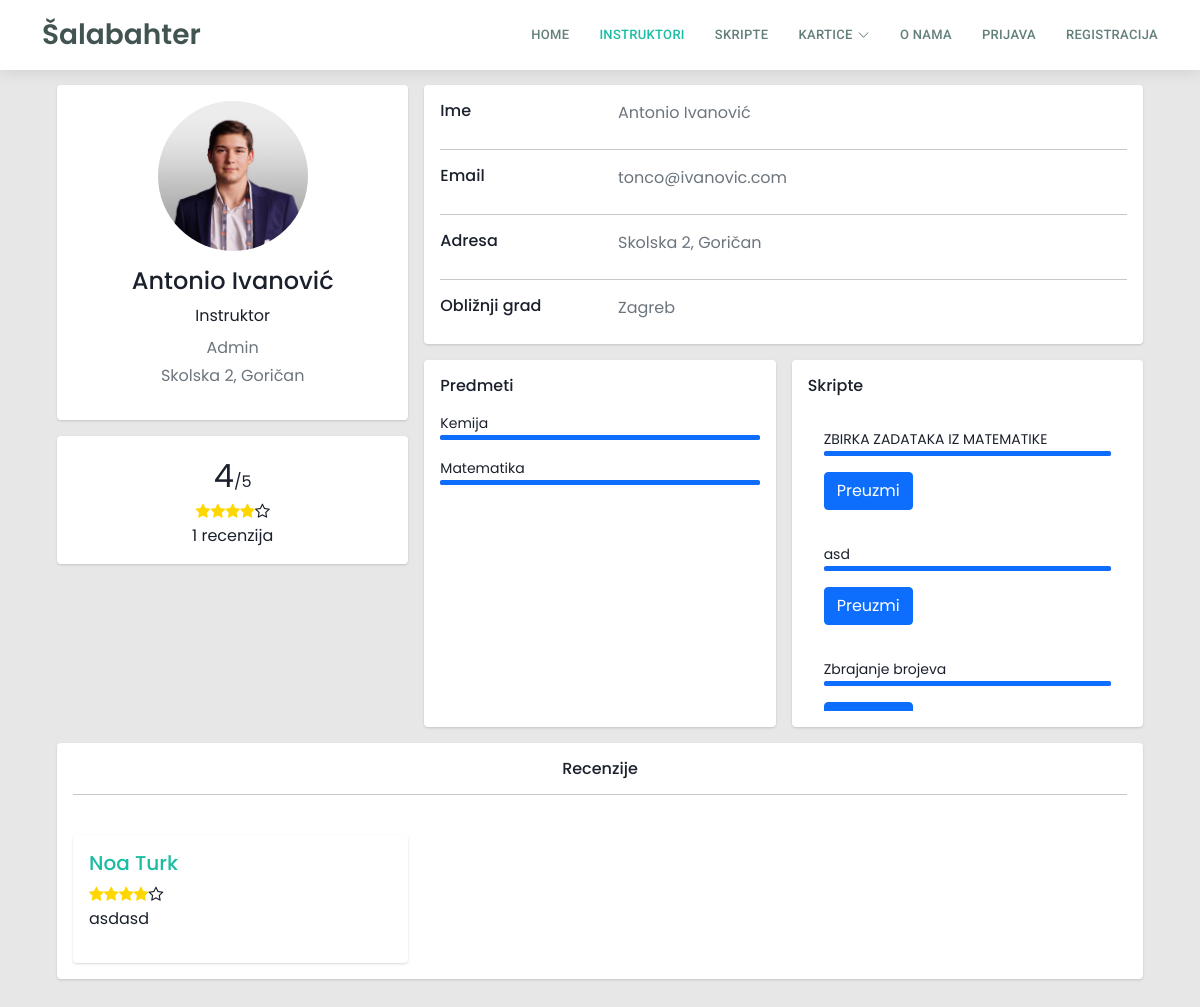
The page /profil?korisnik=13 on the database its author committed.
### tables this page shows
CREATE TABLE `korisnik` (
  `korisnik_id` int(11) NOT NULL,
  `ime` varchar(50) DEFAULT NULL,
  `prezime` varchar(50) DEFAULT NULL,
  `email` varchar(100) DEFAULT NULL,
  `lozinka` varchar(255) DEFAULT NULL,
  `adresa` varchar(255) DEFAULT NULL,
  `prebivaliste` varchar(255) NOT NULL,
  `mjesto` int(5) DEFAULT NULL,
  `slika_korisnika` varchar(255) DEFAULT NULL,
  `status_korisnika` int(20) DEFAULT NULL,
  `isAdmin` tinyint(1) NOT NULL
);

CREATE TABLE `statuskorisnika` (
  `status_id` int(11) NOT NULL,
  `status_naziv` varchar(50) DEFAULT NULL
);

CREATE TABLE `gradovi` (
  `grad_id` int(11) NOT NULL,
  `naziv_grada` varchar(255) DEFAULT NULL,
  `zupanija_id` int(11) DEFAULT NULL,
  `postanski_broj` int(11) NOT NULL
);

CREATE TABLE `predmeti` (
  `predmet_id` int(11) NOT NULL,
  `naziv_predmeta` varchar(255) DEFAULT NULL,
  `predmet_boja` varchar(255) NOT NULL
);

CREATE TABLE `skripte` (
  `skripta_id` int(11) NOT NULL,
  `predmet_id` int(11) NOT NULL,
  `naziv_skripte` varchar(255) NOT NULL,
  `opis_skripte` longtext NOT NULL,
  `broj_pregleda` int(11) NOT NULL,
  `datum_kreiranja` date NOT NULL,
  `skripta_putanja` varchar(255) NOT NULL,
  `korisnik_id` int(11) NOT NULL
);

CREATE TABLE `recenzije` (
  `recenzija_id` int(11) NOT NULL,
  `ocjena` int(1) NOT NULL,
  `komentar` varchar(255) NOT NULL,
  `odKorisnika` int(11) NOT NULL,
  `zaKorisnika` int(11) NOT NULL
);

### profil/index.php (the view, shortened to what this page needs)
<?php
$con = require "../ukljucivanje/connection/spajanje.php";
$korisnikID = $_GET['korisnik'];
$sqlOdabraniKorisnik = "SELECT korisnik.korisnik_id,  ime,prezime,email,adresa,prebivaliste,naziv_grada, grad_id, status_naziv FROM korisnik, statuskorisnika, gradovi WHERE korisnik.korisnik_id={$korisnikID} AND  korisnik.status_korisnika=statuskorisnika.status_id AND korisnik.mjesto=gradovi.grad_id";
$rezultatOdabraniKorisnik = $con->query($sqlOdabraniKorisnik);
$korisnik = $rezultatOdabraniKorisnik->fetch_assoc();
$sqlProvjeraInstruktora = "SELECT * FROM instruktori WHERE korisnik_id =  {$korisnikID}";
$rezultatInstruktor = $con->query($sqlProvjeraInstruktora);
$instruktor = $rezultatInstruktor->fetch_assoc();
if ($rezultatInstruktor->num_rows > 0) {
  $korisnikJeInstruktor = true;
} else {
  $korisnikJeInstruktor = false;
}
if ($korisnikJeInstruktor) {
  $sqlInstruktoroviPredmeti = "SELECT naziv_predmeta FROM instruktorovipredmeti,predmeti WHERE instruktorovipredmeti.predmet_id=predmeti.predmet_id AND instruktorovipredmeti.instruktor_id = {$instruktor['instruktor_id']}";
  $rezultatInstruktoroviPredmeti = $con->query($sqlInstruktoroviPredmeti);
  $sqlSkripteKorisnika = "SELECT * FROM skripte WHERE korisnik_id = {$korisnikID}";
  $resultSkripteKorisnika = $con->query($sqlSkripteKorisnika);
  if ($resultSkripteKorisnika->num_rows > 0) {
    $korisnikImaSkripte = true;
  } else {
    $korisnikImaSkripte = false;
  }
}
$sqlDohvatiRecenzije = "SELECT * FROM recenzije WHERE zaKorisnika = {$korisnikID}";
$rezultatRecenzije = $con->query($sqlDohvatiRecenzije);
if ($rezultatRecenzije->num_rows > 0) {
  $imaRecenzije = true;
} else {
  $imaRecenzije = false;
}
?>
<!DOCTYPE html>
<html lang="en">
<head>
  <?php include '../assets/css/stiliranjeSporedno.php'; ?>
  <link rel="stylesheet" href="https://cdnjs.cloudflare.com/ajax/libs/font-awesome/4.7.0/css/font-awesome.min.css">
  <link href="../assets/css/recenzije.css" rel="stylesheet">
  <link href="../assets/css/nadzornaploca.css" rel="stylesheet">
</head>
<body>
  <?php include '../ukljucivanje/header.php'; ?>
  <div class="container" >
    <div class="main-body ">
      <div class="row gutters-sm">
        <div class="col-md-4 mb-3 ">
          <div class="card">
            <div class="card-body">
              <div class="d-flex flex-column align-items-center text-center">
                <?php
                $sqlDohvatiProfilnuSliku = "SELECT slika_korisnika FROM korisnik WHERE korisnik_id = {$korisnikID}";
                $rezultatProfilnaSlika = $con->query($sqlDohvatiProfilnuSliku);
                $profilnaSlika = $rezultatProfilnaSlika->fetch_assoc();
                if ($profilnaSlika['slika_korisnika'] != null) {
                  $profilnaSlika['slika_korisnika'] = "../nadzornaploca/" . $profilnaSlika['slika_korisnika'];
                  echo "<div  style='width: 150px; height: 150px; overflow: hidden; border-radius: 50%; display: flex; align-items: center; justify-content: center;'>
    <img src='{$profilnaSlika['slika_korisnika']}' alt='Profilna slika' style='width: 100%; height: 100%; object-fit: cover;' />
  </div>";
                } else {
                  echo '<img id="profile-pic" src="https://bootdey.com/img/Content/avatar/avatar7.png" alt="Admin" class="rounded-circle" width="150">';
                }
                ?>
                <div class="mt-3">
                  <h4> <?php echo $korisnik["ime"] . " " . $korisnik["prezime"] ?> </h4>
                  <?php if ($korisnikJeInstruktor) :
                  ?>
                    <label class="text">Instruktor</label>
                  <?php endif; ?>
                  <p class="text-secondary mb-1">
                    <?php echo $korisnik['status_naziv']; ?>
                  </p>
                  <p class="text-muted font-size-sm"><?php echo $korisnik["adresa"] . ",  ";
                                                      echo $korisnik['prebivaliste']; ?>
                  </p>
                </div>
              </div>
            </div>
          </div>
          <div class="card mt-3">
            <div class="card-body ">
              <div class="row">
                <div class="col-12 ">
                  <div class="content text-center">
                    <div class="ratings">
                      <?php if ($imaRecenzije) : ?>
                        <?php
                        $sqlDohvatiOcjene = "SELECT ROUND(AVG(ocjena),1) as prosjek, COUNT(ocjena) as brojOcjena FROM recenzije WHERE zaKorisnika = {$korisnikID} ";
                        $rezultatOcjene = $con->query($sqlDohvatiOcjene);
                        $ocjene = $rezultatOcjene->fetch_assoc();
                        $ocjene = floatval($ocjene['prosjek']);
                        $sqlBrojRecenzija = "SELECT COUNT(ocjena) as brojOcjena FROM recenzije WHERE zaKorisnika = {$korisnikID} ";
                        $rezultatBrojRecenzija = $con->query($sqlBrojRecenzija);
                        $brojRecenzija = $rezultatBrojRecenzija->fetch_assoc();
                        $brojRecenzija = $brojRecenzija['brojOcjena'];
                        ?>
                        <span style="font-size: 2em;"><?php echo $ocjene; ?></span><span>/5 <br></span>
                        <?php
                        for ($i = 1; $i <= 5; $i++) {
                          if ($i <= $ocjene) {
                            echo '<i class="fa fa-star" style="color:gold;"></i>';
                          } else {
                            echo '<i class="fa fa-star-o"></i>';
                          }
                        }
                        ?>
                        <div class="rating-text">
                          <span><?php echo $brojRecenzija ?> recenzija</span>
                          <br>
                        </div>
                      <?php endif; ?>
                    </div>
                  </div>
                </div>
              </div>
            </div>
          </div>
        </div>
        <div class="col-md-8">
          <div class="card mb-3">
            <div class="card-body">
              <div class="row">
                <div class="col-sm-3">
                  <h6 class="mb-0">Ime</h6>
                </div>
                <div class="col-sm-5 text-secondary">
                  <label type="text"><?php echo $korisnik["ime"] . " " . $korisnik["prezime"]
                                      ?></label>
                </div>
              </div>
              <hr>
              <div class="row">
                <div class="col-sm-3">
                  <h6 class="mb-0">Email</h6>
                </div>
                <div class="col-sm-9 text-secondary">
                  <label type="text"><?php echo $korisnik["email"]
                                      ?></label>
                </div>
              </div>
              <hr>
              <div class="row">
                <div class="col-sm-3">
                  <h6 class="mb-0">Adresa</h6>
                </div>
                <div class="col-sm-7 text-secondary">
                  <label type="text"><?php echo $korisnik["adresa"] . ", " .  $korisnik["prebivaliste"]
                                      ?></label>
                </div>
              </div>
              <hr>
              <div class="row">
                <div class="col-sm-3">
                  <h6 class="mb-0">Obližnji grad</h6>
                </div>
                <div class="col-sm-9 text-secondary">
                  <label type="text"><?php echo $korisnik["naziv_grada"];
                                      ?></label>
                </div>
              </div>
            </div>
          </div>
          <?php if ($korisnikJeInstruktor) : ?>
            <div class="row gutters-sm">
              <div class="col-sm-6 mb-3">
                <div class="card h-100">
                  <div class="card-body">
                    <h6 class="d-flex align-items-center mb-3">Predmeti</h6>
                    <?php while ($row = $rezultatInstruktoroviPredmeti->fetch_assoc()) : ?>
                      <small><?php echo $row['naziv_predmeta']; ?></small>
                      <div class="progress mb-3" style="height: 5px">
                        <div class="progress-bar bg-primary" role="progressbar" style="width: 100%" aria-valuenow="80" aria-valuemin="0" aria-valuemax="100"></div>
                      </div>
                    <?php endwhile; ?>
                  </div>
                </div>
              </div>
              <div class="col-sm-6 mb-3">
                <div class="card h-100">
                  <div class="card-body">
                    <h6 class="d-flex align-items-center mb-3">Skripte</h6>
                    <div class="row overflow-auto" style="max-height: 300px;">
                      <div class="col-sm mb-3">
                        <?php
                        if ($korisnikImaSkripte) :
                          while ($row = $resultSkripteKorisnika->fetch_assoc()) : ?>
                            <div class="card-body">
                              <small><?php echo $row['naziv_skripte']; ?></small>
                              <div class="progress mb-3" style="height: 5px">
                                <div class="progress-bar bg-primary" role="progressbar" style="width: 100%" aria-valuenow="100" aria-valuemin="0" aria-valuemax="100"></div>
                              </div>
                              <a href="<?php echo "../skripte/" . $row['skripta_putanja']; ?>" class="btn btn-primary" download>Preuzmi</a>
                            </div>
                        <?php endwhile;
                        else : echo "Instruktor još nije dodao skripte";
                        endif; ?>
                      </div>
                    </div>
                  </div>
                </div>
              </div>
            </div>
          <?php endif; ?>
        </div>
      </div>
      <?php if ($imaRecenzije) : ?>
        <div class="row">
          <div class="col-md-12">
            <div class="card mb-3">
              <div class="card-body">
                <div class="row">
                  <div class="col d-flex justify-content-center">
                    <h6 class="mb-0">Recenzije</h6>
                  </div>
                </div>
                <hr>
                <div class="row">
                  <?php
                  $sqlSveRecnezije = "SELECT * FROM recenzije WHERE zaKorisnika = {$korisnikID} LIMIT 6";
                  $rezultatSveRecenzije = $con->query($sqlSveRecnezije);
                  if ($rezultatSveRecenzije->num_rows > 0) :
                    while ($red = $rezultatSveRecenzije->fetch_assoc()) :
                      $sqlKorisnik = "SELECT korisnik_id, korisnik.ime, korisnik.prezime, recenzije.ocjena, recenzije.komentar
                        FROM korisnik
                        JOIN recenzije ON korisnik.korisnik_id = recenzije.odKorisnika
                        WHERE recenzije.recenzija_id = {$red['recenzija_id']}";
                      $rezultatKorisnik = $con->query($sqlKorisnik);
                      $korisnik = $rezultatKorisnik->fetch_assoc();
                  ?>
                      <div class="col-sm-4">
                        <div class="card mt-4 ">
                          <div class="card-body">
                            <div class="row">
                              <div class="col">
                                <h5><a class="link" href="?korisnik=<?php echo $korisnik['korisnik_id'] ?>"><?php echo $korisnik['ime'] . " " . $korisnik['prezime'] ?></a></h5>
                              </div>
                            </div>
                            <div class="row">
                              <div class="col">
                                <?php
                                for ($i = 1; $i <= 5; $i++) {
                                  if ($i <= $korisnik['ocjena']) {
                                    echo '<i class="fa fa-star" style="color:gold;"></i>';
                                  } else {
                                    echo '<i class="fa fa-star-o"></i>';
                                  }
                                }
                                ?>
                              </div>
                            </div>
                            <div class="row">
                              <div class="col">
                                <p><?php echo $korisnik['komentar'] ?></p>
                              </div>
                            </div>
                          </div>
                        </div>
                      </div>
                  <?php endwhile;
                  else : echo "Nema recenzija";
                  endif; ?>
                </div>
              </div>
            </div>
          </div>
        </div>
      <?php endif; ?>
    </div>
  </div>
</body>
</html>

### assets/css/style.css (style rules this page uses)
body { font-family: "Poppins", sans-serif !important; background-color: #ffffff; }
a { text-decoration: none !important; color: #1bbca3; }
h1, h2, h3, h4, h5, h6 { font-family: "Poppins", sans-serif !important; }
.scrolled-offset { margin-top: 70px; }

### assets/css/nadzornaploca.css (style rules this page uses)
body { color: #1a202c; text-align: left; background-color: #e7e7e7; font-family: 'Poppins', sans-serif; }
.main-body { padding: 15px; }
.card { box-shadow: 0 1px 3px 0 rgba(0, 0, 0, .1), 0 1px 2px 0 rgba(0, 0, 0, .06); }
.card { position: relative; display: flex; flex-direction: column; min-width: 0; word-wrap: break-word; background-color: #fff; background-clip: border-box; border: 0 solid rgba(0, 0, 0, .125); border-radius: .25rem; }
.card-body { flex: 1 1 auto; min-height: 1px; padding: 1rem; }
.gutters-sm { margin-right: -8px; margin-left: -8px; }
.gutters-sm>.col, .gutters-sm>[class*=col-] { padding-right: 8px; padding-left: 8px; }
.mb-3, .my-3 { margin-bottom: 1rem !important; }
.h-100 { height: 100% !important; }
.progress { background-color: #744bda; border-radius: 0.4rem; }

### rows shown on the page
korisnik: ime "Antonio", prezime "Ivanović", status_korisnika.status_naziv "Admin", adresa "Skolska 2", prebivaliste "Goričan", email "tonco@ivanovic.com", mjesto.naziv_grada "Zagreb"
predmeti: naziv_predmeta "Kemija"
predmeti: naziv_predmeta "Matematika"
skripte: naziv_skripte "ZBIRKA ZADATAKA IZ MATEMATIKE"
skripte: naziv_skripte "asd"
skripte: naziv_skripte "Zbrajanje brojeva"
recenzije: odKorisnika.ime "Noa", odKorisnika.prezime "Turk", ocjena 4 (drawn), komentar "asdasd"

### other values the page prints
$ocjene "4"
$brojRecenzija "1"
